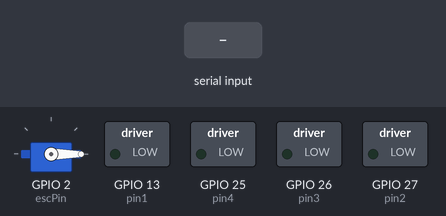
A sketch run on a simulated ESP32. On the bench: servo, switched loads named in the sketch (green lamp = pin HIGH). Inputs (shaded band) come from the test bench. Nothing arrives over Bluetooth unless stated; what the sketch prints to the serial monitor is not drawn.

Above: at 5.2 s.
5.3 s: "F" received over the second serial link
At 5.7 s:
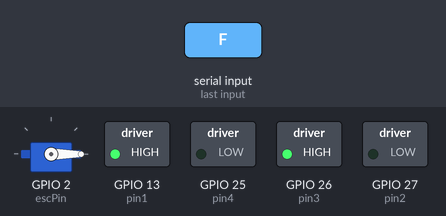
6.8 s: "G" received over the second serial link
At 8.0 s:
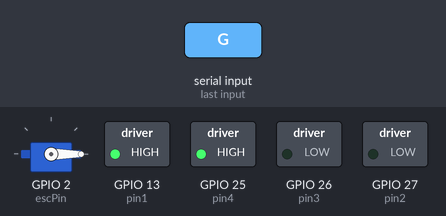
8.3 s: "I" received over the second serial link
At 9.1 s:
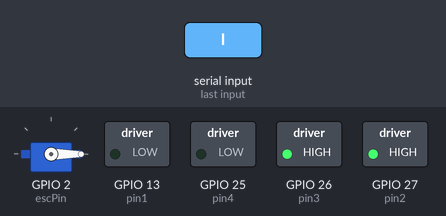
9.8 s: "B" received over the second serial link
At 10.2 s:
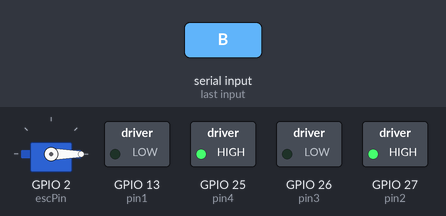
11.3 s: "H" received over the second serial link
At 12.5 s:
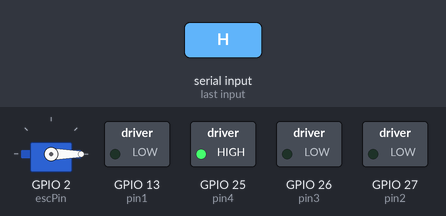
12.8 s: "J" received over the second serial link
At 13.7 s:
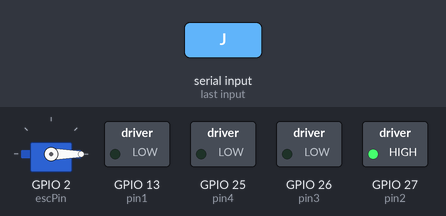
Timing chart, 0 to 15.3 s (numbered marks = the images above; inputs shaded):
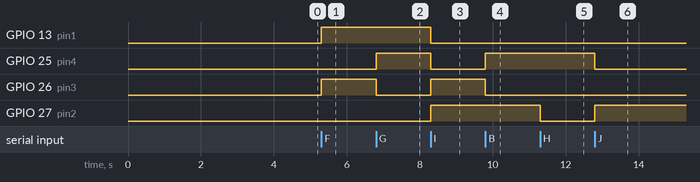

The sketch:

Robot_CAR_bluetooth_ESP32.ino
```cpp
#include <ESP32Servo.h>
Servo esc;

int escPin = 2;

#include "BluetoothSerial.h"
#define pin1 13
#define pin2 27
#define pin3 26
#define pin4 25

BluetoothSerial SerialBT;


char comando;

void setup() {
 esc.attach(escPin, 1000, 2000);

 esc.writeMicroseconds(1000);
delay(2000);

 Serial.begin(9600);
 //btSerial.begin(9600);
 SerialBT.begin("Patrickbot");
 pinMode(pin1, OUTPUT);
 pinMode(pin2, OUTPUT);
 pinMode(pin3, OUTPUT);
 pinMode(pin4, OUTPUT);
 Serial.println("Fim Setup");
 delay(2000); }


void loop() {
 if (SerialBT.available()) {
 comando = SerialBT.read();
 }
 switch (comando) {
 case 'F': { //move frente
 digitalWrite(pin1, HIGH);
 digitalWrite(pin2, LOW);
 digitalWrite(pin3, HIGH);
 digitalWrite(pin4, LOW);
 break;
 }
 case 'G': {//frente direita
 digitalWrite(pin1, HIGH);
 digitalWrite(pin2, LOW);
 digitalWrite(pin3, LOW);
 digitalWrite(pin4, HIGH);
 break;
 }
 case 'I': {//frente esquerda
 digitalWrite(pin1, LOW);
 digitalWrite(pin2, HIGH);
 digitalWrite(pin3, HIGH);
 digitalWrite(pin4, LOW);
 break;
 }
 case 'R': {//direita
 digitalWrite(pin1, LOW);
 digitalWrite(pin2, HIGH);
 digitalWrite(pin3, HIGH);
 digitalWrite(pin4, LOW);
 break;
 }
 case 'L': {//esquerda
 digitalWrite(pin1, HIGH);
 digitalWrite(pin2, LOW);
 digitalWrite(pin3, LOW);
 digitalWrite(pin4, HIGH);
 break;
 }
 case 'B': {// ré
 digitalWrite(pin1, LOW);
 digitalWrite(pin2, HIGH);
 digitalWrite(pin3, LOW);
 digitalWrite(pin4, HIGH);
 break;
 }
 case 'H': {// ré esquerda
 digitalWrite(pin1, LOW);
 digitalWrite(pin2, LOW);
 digitalWrite(pin3, LOW);
 digitalWrite(pin4, HIGH);
 break;
 }
 case 'J': {//ré direita
 digitalWrite(pin1, LOW);
 digitalWrite(pin2, HIGH);
 digitalWrite(pin3, LOW);
 digitalWrite(pin4, LOW);
 break;
 }
 case 'W': {
 esc.writeMicroseconds(1200);  // Velocidade baixa
  delay(2000);
    break;
}
case 'w': {

esc.writeMicroseconds(0000);  // Velocidade baixa
  delay(2000);
    break;
}
 default: {
 digitalWrite(pin1, LOW);
 digitalWrite(pin2, LOW);
 digitalWrite(pin3, LOW);
 digitalWrite(pin4, LOW);
 break;
 }
 }
}
```

Measured:
- after the input at 5.3 s, GPIO 13 (pin1), GPIO 26 (pin3): LOW → HIGH at once
- after the input at 6.8 s, GPIO 25 (pin4): LOW → HIGH at once; GPIO 26 (pin3): HIGH → LOW at once
- after the input at 8.3 s, GPIO 13 (pin1), GPIO 25 (pin4): HIGH → LOW at once; GPIO 26 (pin3), GPIO 27 (pin2): LOW → HIGH at once
- after the input at 9.8 s, GPIO 25 (pin4): LOW → HIGH at once; GPIO 26 (pin3): HIGH → LOW at once
- after the input at 11.3 s, GPIO 27 (pin2): HIGH → LOW at once
- after the input at 12.8 s, GPIO 25 (pin4): HIGH → LOW at once; GPIO 27 (pin2): LOW → HIGH at once
